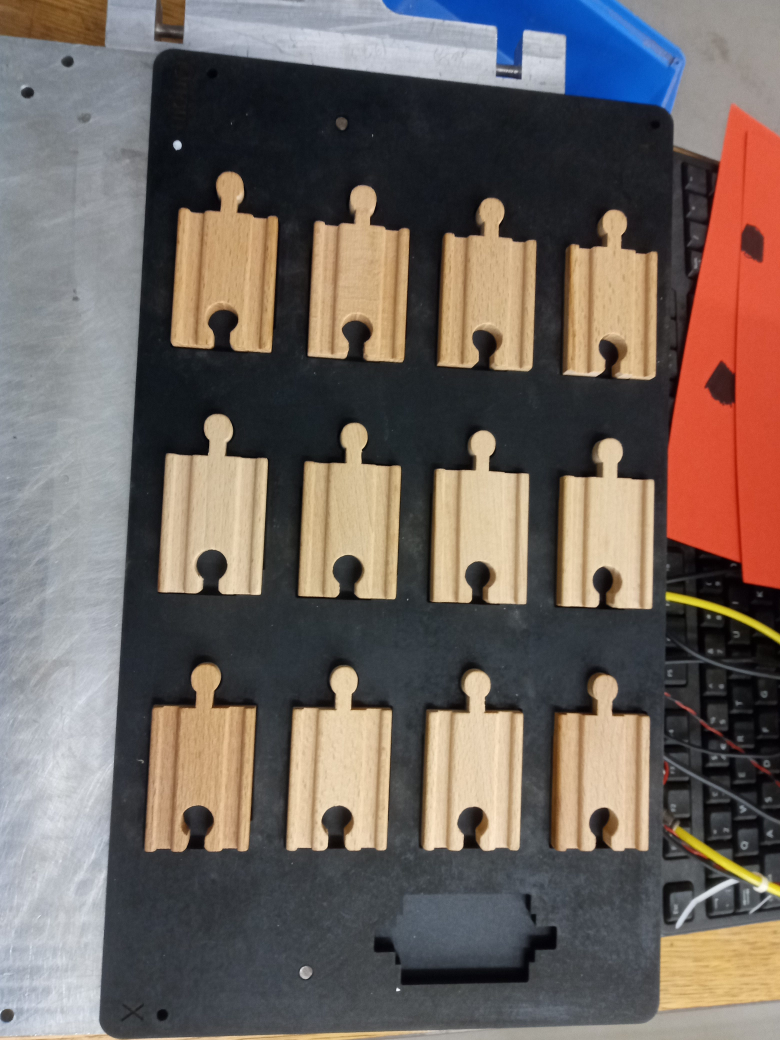
#> input picture image0.jpg, 3120 x 4160 px (shown at 1/4 size)
$ python -i 'Level Hybrid.py'   (imports and definitions only)
#> lines starting #> are read from the running program, lines starting #| are printed output that depends on the picture
#> further down, picture is the input picture: shape (4160, 3120, 3); mean B, G, R 96.5, 101.9, 111.9
# -*- coding: utf-8 -*-
"""
Created on Thu Dec  3 18:57:58 2020

@author: RTodo
"""

import cv2 as cv
import numpy as np
from matplotlib import pyplot as plt
from save_results import ResultsSave
from time import sleep

#Configure Raspberry Pi GPIO
import RPi.GPIO as GPIO

#Set GPIO port numbering
# [14 lines not run here, left out]

tray_counter = 0
ds=12
#Precalibrating ethalons
minStraightArea = 5000
minStraightPerimeter = 350
minCurvedArea = 8879.5
minCurvedPerimeter = 541.65
ksize=3
itern=2
kernel = np.ones((ksize,ksize),np.uint8)

#Cropping settings
cropping_cy_straight=[35,130,225,320]
cropping_cy_length_straight=95
cropping_cx_straight=[100,270,440]
cropping_cx_length_straight=190

cropping_cy_curved=[50,145,240,335]
cropping_cy_length_curved=95
cropping_cx_curved=[20,220,420]
cropping_cx_length_curved=220


class Part:
    def __init__(self, position_x,position_y,isCorrect,description):
        self.position_x = position_x
        self.position_y = position_y
        self.isCorrect = isCorrect
        self.description = description

# [176 lines left out: functions displayGPIO, plcOutput, plcInput, testCamera, testCameraCurved, not called in this run]

def cropStraightImage(img):
    global  tray_counter
    tray_counter += 1
    partList = []
    position_x=0
    position_y=0
    img = cv.cvtColor(img, cv.COLOR_BGR2RGB)
    for itemx in cropping_cx_straight:
        position_x += 1
        for itemy in cropping_cy_straight:
            position_y %= 4
            position_y += 1
            img_cropped=img[itemy:itemy+cropping_cy_length_straight,itemx:itemx+cropping_cx_length_straight]
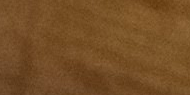
#> img_cropped: shape (95, 190, 3); mean R, G, B 117.1, 78.4, 38.1
            avg_color_per_row = np.average(img_cropped, axis=0)
#> avg_color_per_row = 190 rows, first 8: [115.3, 78.16, 42.92], [114.9, 77.78, 42.48], [115.3, 78.2, 42.96], [115.7, 78.59, 43.29], [114.9, 77.79, 42.21], [114.1, 76.97, 41.34], [114.2, 77.06, 41.48], [114.1, 77, 41.37]
            avg_color = np.average(avg_color_per_row, axis=0)
#> avg_color = [117.1, 78.44, 38.06]
            if avg_color[0]>80 and avg_color[1]>80 and avg_color[2]>80:
                tag, goodPart = Check(img_cropped,1,0,0)

            else:
                tag="Empty"
                goodPart = False

            print("Y: " + str(position_y) + "; X: " + str(position_x) + "; Tag: " + str(tag) + "; Pass: " + str(goodPart))
            part = Part(position_x, position_y, isCorrect=goodPart, description=tag)
            partList.append(part)
    #Save results
    my_results_vision=ResultsSave('group5_vision_result_lvl3'+str(tray_counter)+'.csv','group5_plc_result_dummy'+str(tray_counter)+'.csv')
    for part in partList:
        my_results_vision.insert_vision(tray_counter,part.position_x+3*(part.position_y-1),'straight',part.isCorrect,part.description)
        img = cv.putText(img, part.description,(cropping_cx_straight[part.position_x-1]+20 ,cropping_cy_straight[part.position_y-1]+20 ),cv.FONT_HERSHEY_SIMPLEX ,0.3,(0,0,255),1,cv.LINE_AA)    #Annotate and save image
    img_name = "./group5_demo_images/lvl3_tray_{}_annotated.png".format(tray_counter)
    cv.imwrite(img_name, img)

    return partList


# [116 lines left out: functions cropCurvedImage, FeatureExtraction, FilterContours, not called in this run]

def getShape(img):
    ksize=5
#> (the run stopped early here; a loop or call above may not have finished)

$ run again, on image1.jpg
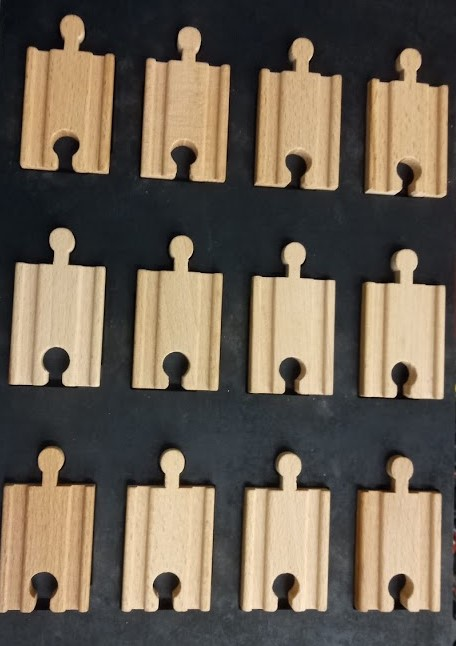
#> input picture image1.jpg, 456 x 646 px
#> picture is the input picture: shape (646, 456, 3); mean B, G, R 83.7, 97.8, 108.9
#> in cropStraightImage, `img_cropped=img[itemy:itemy+cropping_cy_length_straight,itemx:itemx+cr..`:
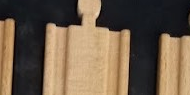
#> img_cropped: shape (95, 190, 3); mean R, G, B 110.9, 92.8, 73.4
#> avg_color_per_row = 190 rows, first 8: [139.3, 107.1, 75.33], [129.3, 97.28, 65.23], [128.7, 95.93, 63.45], [132.2, 99.51, 66.19], [135.5, 102.2, 67.99], [142.8, 109.7, 74.09], [151.4, 117.9, 81.47], [154.8, 121.8, 84.53]
#> avg_color = [110.9, 92.78, 73.38]
